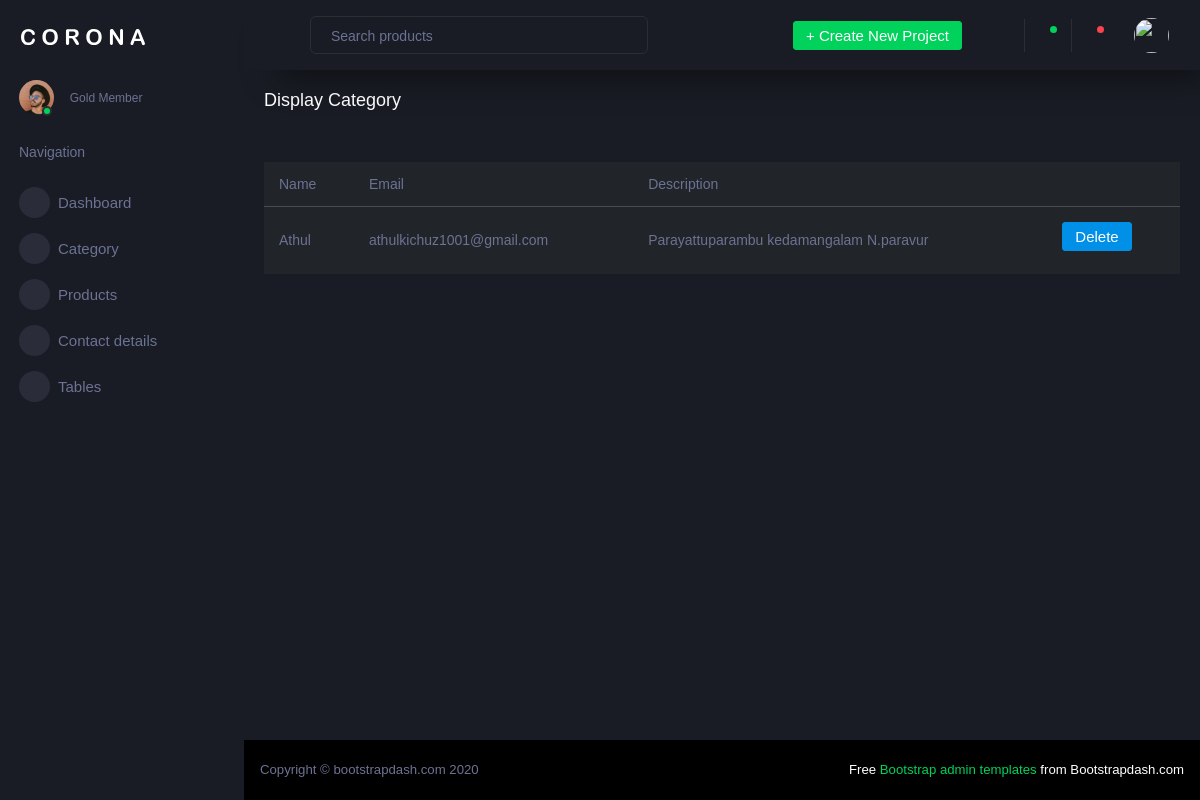
Page /Backend/dispaly_contact/ on the committed database.
### frontend/models.py (models this page shows)
class contact_db(models.Model):
    Name = models.CharField(max_length=100,null=True,blank=True)
    Email = models.EmailField(max_length=100,null=True,blank=True)
    Msg = models.CharField(max_length=300,null=True,blank=True)

### Backend/views.py (the view)
# urls.py: path('dispaly_contact/',views.dispaly_contact,name="dispaly_contact"),
def dispaly_contact(req):
    con = contact_db.objects.all()
    return render(req,"dispaly_contact.html",{'con':con})

### Backend/templates/dispaly_contact.html (shortened to what this page needs)
<!DOCTYPE html>
{% extends 'index.html' %}
{% block content %}
<html lang="en">
<head>
</head>
<body>
<div class="card-body">
                    <h4 class="card-title">Display Category</h4>
                    <p class="card-description"> <code></code>
                    </p>
                    <div class="table-responsive">
                      <table class="table table-dark">
                        <thead>
                          <tr>
                            <th> Name </th>
                              <th> Email </th>
                            <th> Description </th>
                          </tr>
                        </thead>
                        <tbody>
                        {% for i in con %}
                            <tr>
                                <td>{{i.Name}}</td>
                                <td>{{i.Email}}</td>
                                <td>{{i.Msg}}</td>
                                <td>
                                    <a href="{% url 'delete_contact' c_id=i.id %}">
                                        <button type="submit" class="btn btn-primary mb-2">Delete</button>
                                    </a>
                                </td>
                            </tr>
                        {% endfor %}
                        </tbody>
                      </table>
                    </div>
                  </div>
</body>
</html>
{% endblock %}

### rows in the picture
contact_db: Name "Athul", Email "athulkichuz1001@gmail.com", Msg "Parayattuparambu kedamangalam N.paravur"
